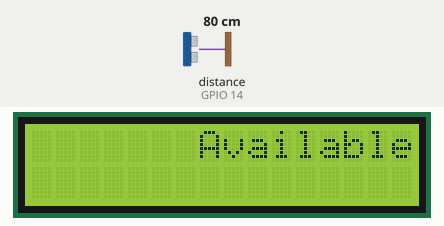
Simulated run of this sketch. Board: ESP8266 (NodeMCU). Shown: 16×2 character LCD. Wiring (inferred from the names in the program): ultrasonic range finder: trigger GPIO 12; echo GPIO 14. The test bench sets the inputs (shaded band); at power-on: distance to the obstacle (sensor on GPIO 14) 80 cm. The echo pulse lasts 58.3 µs per cm; WiFi joins after 1.5 s; servers stay silent unless stated; what the sketch prints to the serial monitor is not drawn.

Above: at 4.7 s.
4.8 s: distance to the obstacle (sensor on GPIO 14) set to 17 cm
6.6 s: distance to the obstacle (sensor on GPIO 14) set to 14 cm
At 8.7 s:
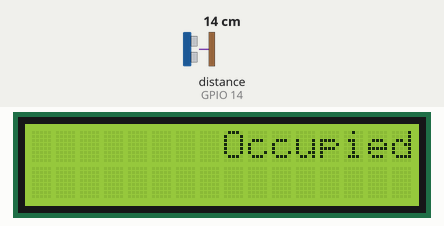
9.0 s: distance to the obstacle (sensor on GPIO 14) set to 18 cm
At 10.5 s:
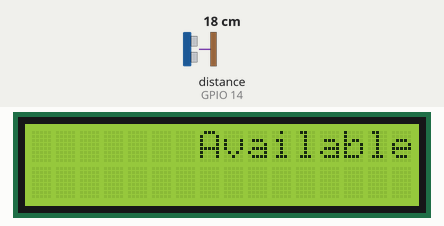
11.6 s: distance to the obstacle (sensor on GPIO 14) set to 2 cm
At 13.5 s:
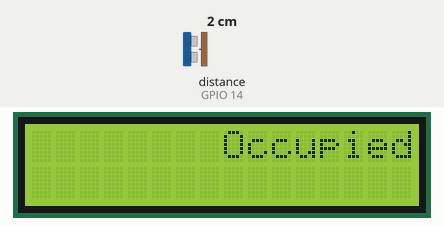
Timing chart, 0 to 15.0 s (numbered marks = the images above; inputs shaded):
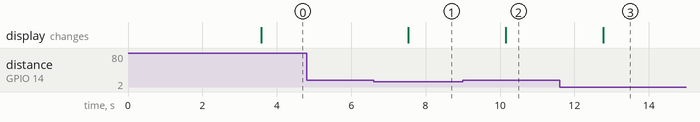

The sketch:

project_sketch.ino
```cpp
#include <Wire.h>
#include <LiquidCrystal_I2C.h>
#include <ESP8266WiFi.h>
#include <ThingSpeak.h>

const char *ssid = "OnePlus Nord 2T 5G";
const char *password = "hahahaha";
const char *thingSpeakApiKey = "389IL0OK3MHOAR6E";
const int trigPin = 12; // D6
const int echoPin = 14; // D5
const int distanceThreshold = 15;

LiquidCrystal_I2C lcd(0x27, 16, 2);

#define SOUND_VELOCITY 0.034
#define CM_TO_INCH 0.393701

long duration;
float distanceCm;
float distanceInch;

WiFiClient client;

unsigned long hashString(const char *str) {
    unsigned long hash = 5381;
    int c;

    while (c = *str++) {
        hash = ((hash << 5) + hash) + c;
    }

    return hash;
}

void setup() {
  Serial.begin(115200);
  Serial.println("Connecting to Wi-Fi...");

  pinMode(trigPin, OUTPUT);
  pinMode(echoPin, INPUT);


  lcd.init();
  lcd.backlight();
  lcd.clear();

  WiFi.begin(ssid, password);

  while (WiFi.status() != WL_CONNECTED) {
    delay(250);
    Serial.print(".");
  }

  Serial.println("\nWi-Fi Connected");

  ThingSpeak.begin(client); // Pass the global WiFiClient object to ThingSpeak

  // You might need to add a delay here to ensure the WiFi connection is stable
  delay(2000);
}

void loop() {
  Serial.println("Measuring distance...");

  digitalWrite(trigPin, LOW);
  delayMicroseconds(2);
  digitalWrite(trigPin, HIGH);
  delayMicroseconds(10);
  digitalWrite(trigPin, LOW);

  duration = pulseIn(echoPin, HIGH);
  distanceCm = duration * SOUND_VELOCITY / 2;
  distanceInch = distanceCm * CM_TO_INCH;

  Serial.print("Distance (cm): ");
  Serial.println(distanceCm);


/*
  if (distanceCm < distanceThreshold) {
    lcd.setCursor(7, 0);
    lcd.println(" Occupied");
    Serial.println("Parking spot is occupied");

    int response = ThingSpeak.writeField(2354454, 1, 1, thingSpeakApiKey);
    Serial.println("ThingSpeak response: " + String(response));
  } else {
    lcd.setCursor(7, 0);
    lcd.println("Available");
    Serial.println("Parking spot is available");

    int response = ThingSpeak.writeField(2354454, 1, 0, thingSpeakApiKey);
    Serial.println("ThingSpeak response: " + String(response));
  }
*/
  if (distanceCm < distanceThreshold) {
    lcd.setCursor(7, 0);
    lcd.println(" Occupied");
    Serial.println("Parking spot is occupied");

    // Hash the status before sending it to ThingSpeak
    unsigned long hashedStatus = hashString("1");
    String hashedStatusString = String(hashedStatus);
    int response = ThingSpeak.writeField(2354454, 1, hashedStatusString, thingSpeakApiKey);
    Serial.println("ThingSpeak response: " + String(response));
  } else {
    lcd.setCursor(7, 0);
    lcd.println("Available");
    Serial.println("Parking spot is available");

    // Hash the status before sending it to ThingSpeak
    unsigned long hashedStatus = hashString("0");
    String hashedStatusString = String(hashedStatus);
    int response = ThingSpeak.writeField(2354454, 1, hashedStatusString, thingSpeakApiKey);
    Serial.println("ThingSpeak response: " + String(response));
  }

  lcd.display();
  delay(1000);
}
```

Measured:
- the behaviour switches between 16 and 15 cm on distance to the obstacle (sensor on GPIO 14) (found by bisection; images 0 and 1)
- after the input at 4.8 s, every drawn part: stays the same
- after the input at 6.6 s, the display: changes after 0.93 s (image 1)
- after the input at 9.0 s, the display: changes after 1.2 s (image 2)
- after the input at 11.6 s, the display: changes after 1.2 s (image 3)
